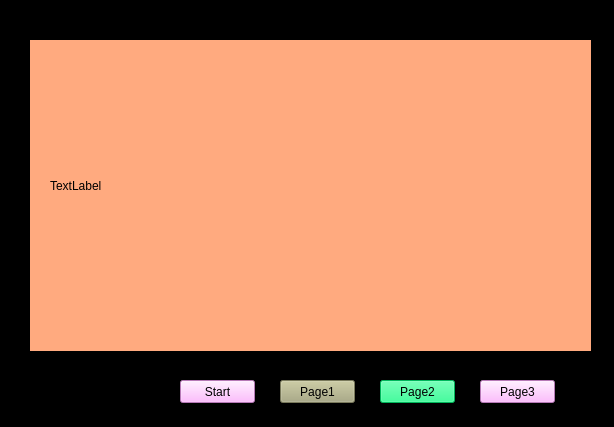
<?xml version="1.0" encoding="UTF-8"?>
<ui version="4.0">
 <class>MainWindow</class>
 <widget class="QMainWindow" name="MainWindow">
  <property name="geometry">
   <rect>
    <x>0</x>
    <y>0</y>
    <width>614</width>
    <height>427</height>
   </rect>
  </property>
  <property name="windowTitle">
   <string>MainWindow</string>
  </property>
  <property name="autoFillBackground">
   <bool>false</bool>
  </property>
  <property name="styleSheet">
   <string notr="true">background-color: rgb(0, 0, 0);</string>
  </property>
  <widget class="QWidget" name="centralwidget">
   <widget class="QStackedWidget" name="stackedWidget">
    <property name="geometry">
     <rect>
      <x>30</x>
      <y>40</y>
      <width>561</width>
      <height>311</height>
     </rect>
    </property>
    <property name="autoFillBackground">
     <bool>false</bool>
    </property>
    <property name="styleSheet">
     <string notr="true"/>
    </property>
    <property name="currentIndex">
     <number>1</number>
    </property>
    <widget class="QWidget" name="page_1">
     <property name="styleSheet">
      <string notr="true">background-color: rgb(85, 170, 127);</string>
     </property>
     <widget class="QLabel" name="label">
      <property name="geometry">
       <rect>
        <x>-10</x>
        <y>0</y>
        <width>571</width>
        <height>331</height>
       </rect>
      </property>
      <property name="text">
       <string/>
      </property>
     </widget>
    </widget>
    <widget class="QWidget" name="page_2">
     <property name="styleSheet">
      <string notr="true">background-color: rgb(255, 170, 127);</string>
     </property>
     <widget class="QLabel" name="label_2">
      <property name="geometry">
       <rect>
        <x>20</x>
        <y>20</y>
        <width>501</width>
        <height>251</height>
       </rect>
      </property>
      <property name="text">
       <string>TextLabel</string>
      </property>
     </widget>
    </widget>
    <widget class="QWidget" name="page_3">
     <property name="styleSheet">
      <string notr="true">background-color: rgb(0, 0, 0);</string>
     </property>
     <widget class="QLabel" name="label_3">
      <property name="geometry">
       <rect>
        <x>30</x>
        <y>50</y>
        <width>61</width>
        <height>41</height>
       </rect>
      </property>
      <property name="text">
       <string/>
      </property>
      <property name="pixmap">
       <pixmap>../../giao dien/Picture3.png</pixmap>
      </property>
      <property name="scaledContents">
       <bool>true</bool>
      </property>
     </widget>
     <widget class="QLabel" name="label_4">
      <property name="geometry">
       <rect>
        <x>40</x>
        <y>150</y>
        <width>51</width>
        <height>41</height>
       </rect>
      </property>
      <property name="text">
       <string/>
      </property>
      <property name="pixmap">
       <pixmap>../../giao dien/Picture2.jpg</pixmap>
      </property>
      <property name="scaledContents">
       <bool>true</bool>
      </property>
      <property name="wordWrap">
       <bool>false</bool>
      </property>
     </widget>
     <widget class="QLabel" name="label_5">
      <property name="geometry">
       <rect>
        <x>110</x>
        <y>60</y>
        <width>401</width>
        <height>16</height>
       </rect>
      </property>
      <property name="font">
       <font>
        <family>Arial</family>
        <pointsize>10</pointsize>
        <weight>75</weight>
        <italic>false</italic>
        <bold>true</bold>
        <underline>false</underline>
        <strikeout>false</strikeout>
        <stylestrategy>PreferDefault</stylestrategy>
        <kerning>true</kerning>
       </font>
      </property>
      <property name="autoFillBackground">
       <bool>false</bool>
      </property>
      <property name="styleSheet">
       <string notr="true">color: rgb(255, 255, 255);</string>
      </property>
      <property name="frameShape">
       <enum>QFrame::NoFrame</enum>
      </property>
      <property name="frameShadow">
       <enum>QFrame::Plain</enum>
      </property>
      <property name="text">
       <string>Tệp &quot;license_for_Vivado2015_all.lic&quot; không thể được chuyển đổi trực tiếp thành một tệp .dll. Tệp .lic là tệp giấy phép dành cho phần mềm và chứa thông tin về quyền truy cập và sử dụng phần mềm cụ thể</string>
      </property>
      <property name="textFormat">
       <enum>Qt::AutoText</enum>
      </property>
      <property name="wordWrap">
       <bool>true</bool>
      </property>
     </widget>
     <widget class="QLabel" name="label_6">
      <property name="geometry">
       <rect>
        <x>110</x>
        <y>150</y>
        <width>421</width>
        <height>31</height>
       </rect>
      </property>
      <property name="font">
       <font>
        <family>Arial</family>
        <pointsize>10</pointsize>
        <weight>75</weight>
        <bold>true</bold>
       </font>
      </property>
      <property name="layoutDirection">
       <enum>Qt::LeftToRight</enum>
      </property>
      <property name="styleSheet">
       <string notr="true">color: rgb(255, 255, 255);</string>
      </property>
      <property name="text">
       <string>Free Research Preview. ChatGPT may produce inaccurate information about people, places, or facts. ChatGPT September 25 Version</string>
      </property>
      <property name="textFormat">
       <enum>Qt::AutoText</enum>
      </property>
      <property name="wordWrap">
       <bool>true</bool>
      </property>
     </widget>
    </widget>
   </widget>
   <widget class="QPushButton" name="Page1">
    <property name="geometry">
     <rect>
      <x>280</x>
      <y>380</y>
      <width>75</width>
      <height>23</height>
     </rect>
    </property>
    <property name="styleSheet">
     <string notr="true">background-color: rgb(170, 170, 127);</string>
    </property>
    <property name="text">
     <string>Page1</string>
    </property>
   </widget>
   <widget class="QPushButton" name="Page2">
    <property name="geometry">
     <rect>
      <x>380</x>
      <y>380</y>
      <width>75</width>
      <height>23</height>
     </rect>
    </property>
    <property name="styleSheet">
     <string notr="true">background-color: rgb(0, 255, 127);</string>
    </property>
    <property name="text">
     <string>Page2</string>
    </property>
   </widget>
   <widget class="QPushButton" name="Page3">
    <property name="geometry">
     <rect>
      <x>480</x>
      <y>380</y>
      <width>75</width>
      <height>23</height>
     </rect>
    </property>
    <property name="styleSheet">
     <string notr="true">background-color: rgb(255, 170, 255);</string>
    </property>
    <property name="text">
     <string>Page3</string>
    </property>
   </widget>
   <widget class="QPushButton" name="start">
    <property name="geometry">
     <rect>
      <x>180</x>
      <y>380</y>
      <width>75</width>
      <height>23</height>
     </rect>
    </property>
    <property name="styleSheet">
     <string notr="true">background-color: rgb(255, 170, 255);</string>
    </property>
    <property name="text">
     <string>Start</string>
    </property>
   </widget>
  </widget>
 </widget>
 <resources/>
 <connections/>
</ui>
